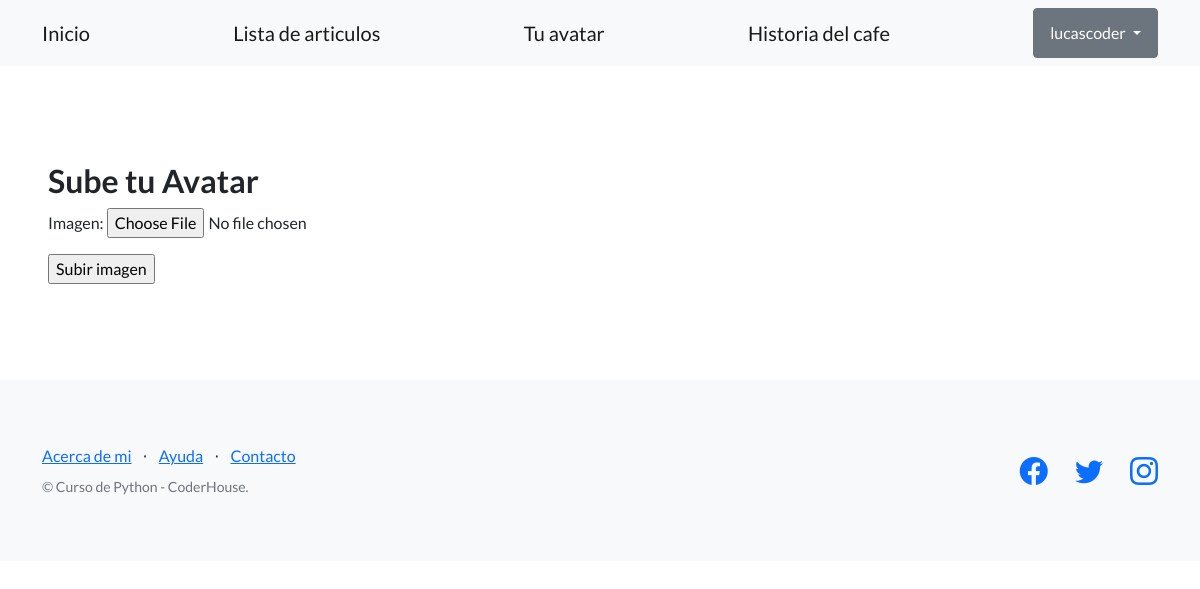
Page /accounts/agregar-avatar/ (signed in) on the earlier database version.
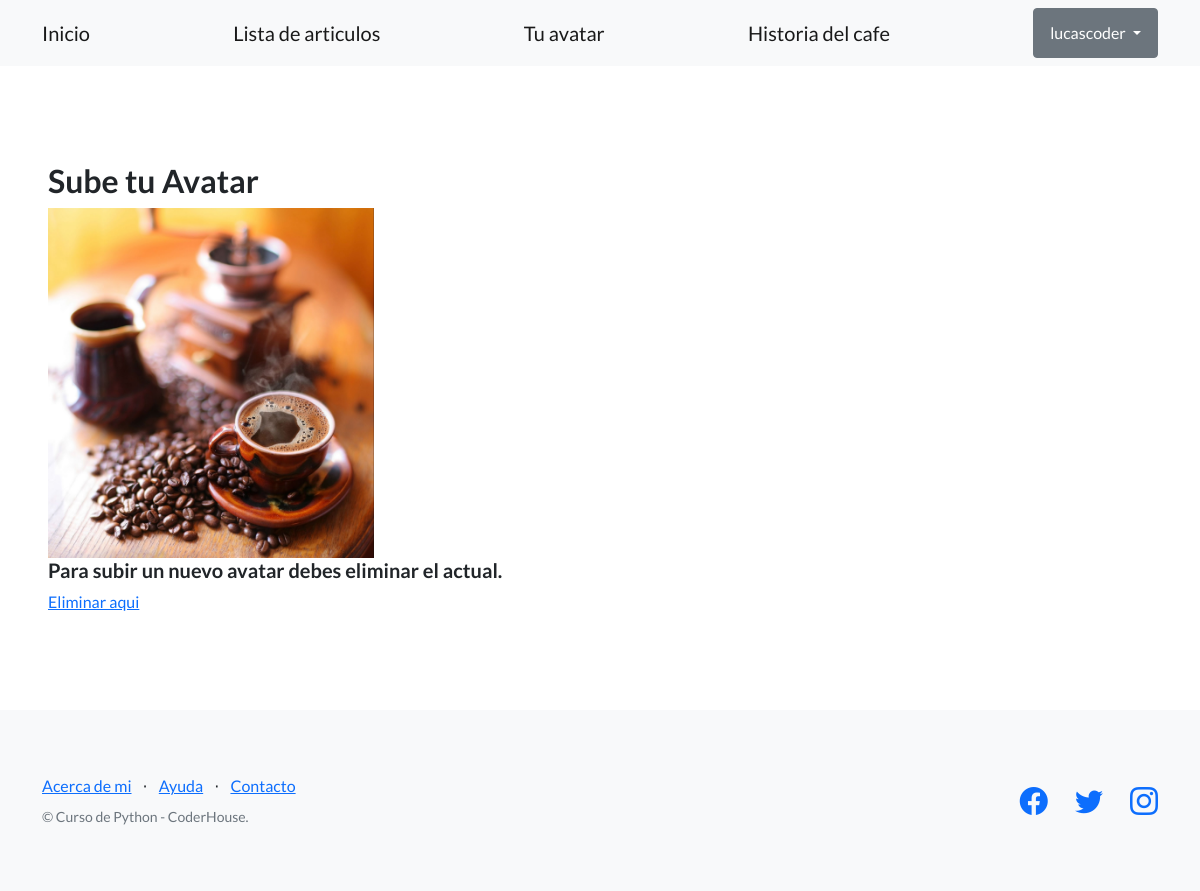
Same page on the later database version.
### AppPerfiles/models.py (models this page shows, shortened)
class Avatar(models.Model):
   user = models.OneToOneField(User, on_delete=models.CASCADE, null=True)
   imagen = models.ImageField(upload_to='avatares', null=True, blank=True)

### AppPerfiles/views.py (the view, shortened to what this page needs)
# urls.py: path('agregar-avatar/', views.AgregarAvatarView.as_view(), name="agregar_avatar"),
class AgregarAvatarView(View):
    def get(self, request):
        avatar = Avatar.objects.filter(user=request.user).first()
        formulario = AvatarFormulario()
        context = {
            'form': formulario,
            'avatar': avatar,
        }
        return render(
            request=request,
            template_name="AppPerfiles/avatar_form.html",
            context=context,
        )

### AppPerfiles/forms.py
class AvatarFormulario(forms.ModelForm):
   class Meta:
       model = Avatar
       fields = ['imagen']

### AppPerfiles/templates/AppPerfiles/avatar_form.html (shortened to what this page needs)
{% extends "AppBlog/base.html" %}
{% block contenido %}
  <h2>Sube tu Avatar</h2>
  {% if avatar %}
    <img src="{{ avatar.imagen.url }}" style="max-height: 350px;" />
    <h5>Para subir un nuevo avatar debes eliminar el actual.</h5>
    <a href="{% url 'eliminar_avatar' %}">Eliminar aqui</a>
  {% else %}
    <form method="post" enctype="multipart/form-data">
      {{ form.as_p }}
      <input type="submit" value="Subir imagen"/>
    </form>
  {% endif %}
{% endblock contenido %}

Differences in the rows shown:
added Avatar: imagen (picture)
Other differences:
form field value: "Subir imagen" → (not shown)
text no longer shown: "Imagen:"
text now shown: "Para subir un nuevo avatar debes eliminar el actual. Eliminar aqui"
